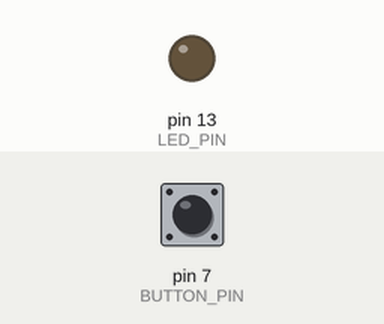
Simulated run of this sketch. Board: Arduino Mega 2560, built with avr-gcc and run on an emulated ATmega2560. Parts: output pins drawn as LEDs (lit = HIGH). The test bench sets the inputs (shaded band); at power-on: pin 7 (BUTTON_PIN) LOW.

Above: at 1.2 s.
1.3 s: pin 7 (BUTTON_PIN) pulled HIGH for 0.15 s
At 1.37 s:
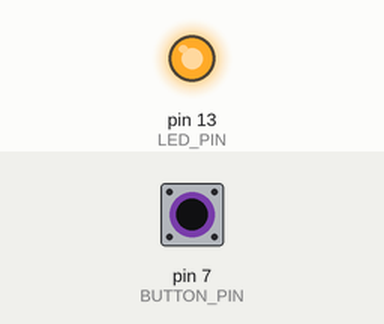
2.9 s: pin 7 (BUTTON_PIN) pulled HIGH for 3.2 s
At 7.1 s:
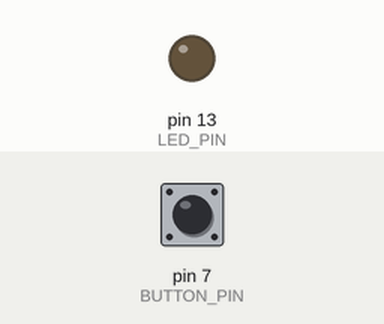
Timing chart, 0 to 8.6 s (numbered marks = the images above; inputs shaded):
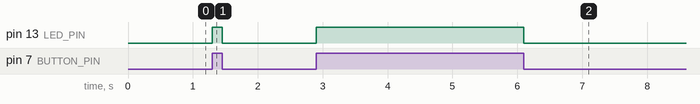

The sketch:

01-digital-io-logic.ino
```cpp
/*
 * ================================================================
 * Project: Digital I/O Logic Control
 * Exercise: 01
 * Course: IoT and Microcontrollers
 * ---------------------------------------------------------------
 * Description:
 * This program demonstrates basic digital I/O operations.
 * It reads the state of a push-button and controls an LED
 * based on the input state.
 *
 * Hardware Configuration:
 * - MCU: Arduino Mega 2560 (ATmega2560)
 * - Input: Push-button connected to Digital Pin 7
 * - Output: Status LED connected to Digital Pin 13
 * ================================================================
 */


// --- Pin Definitions ---
const int LED_PIN = 13;        // LED output pin (on-board or external LED)
const int BUTTON_PIN = 7;      // Push-button input pin

// --- Global Variables ---
int buttonState = 0;          // Stores the current button state (HIGH or LOW)


void setup() {
  // Initialize LED_PIN as a digital output
  pinMode(LED_PIN, OUTPUT);

  // Initialize BUTTON_PIN as a digital input
  pinMode(BUTTON_PIN, INPUT);
}

void loop() {
  // 1. Read the current state of the button
  buttonState = digitalRead(BUTTON_PIN);

  // 2. Update the LED state based on the button
  // If the button is pressed (HIGH), the LED turns ON
  // If the button is not pressed (LOW), the LED turns OFF
  digitalWrite(LED_PIN, buttonState);
}
```

Measured:
- after the input at 1.3 s, pin 13 (LED_PIN): LOW → HIGH at once, → LOW 0.15 s later
- after the input at 2.9 s, pin 13 (LED_PIN): LOW → HIGH at once, → LOW 3.2 s later
